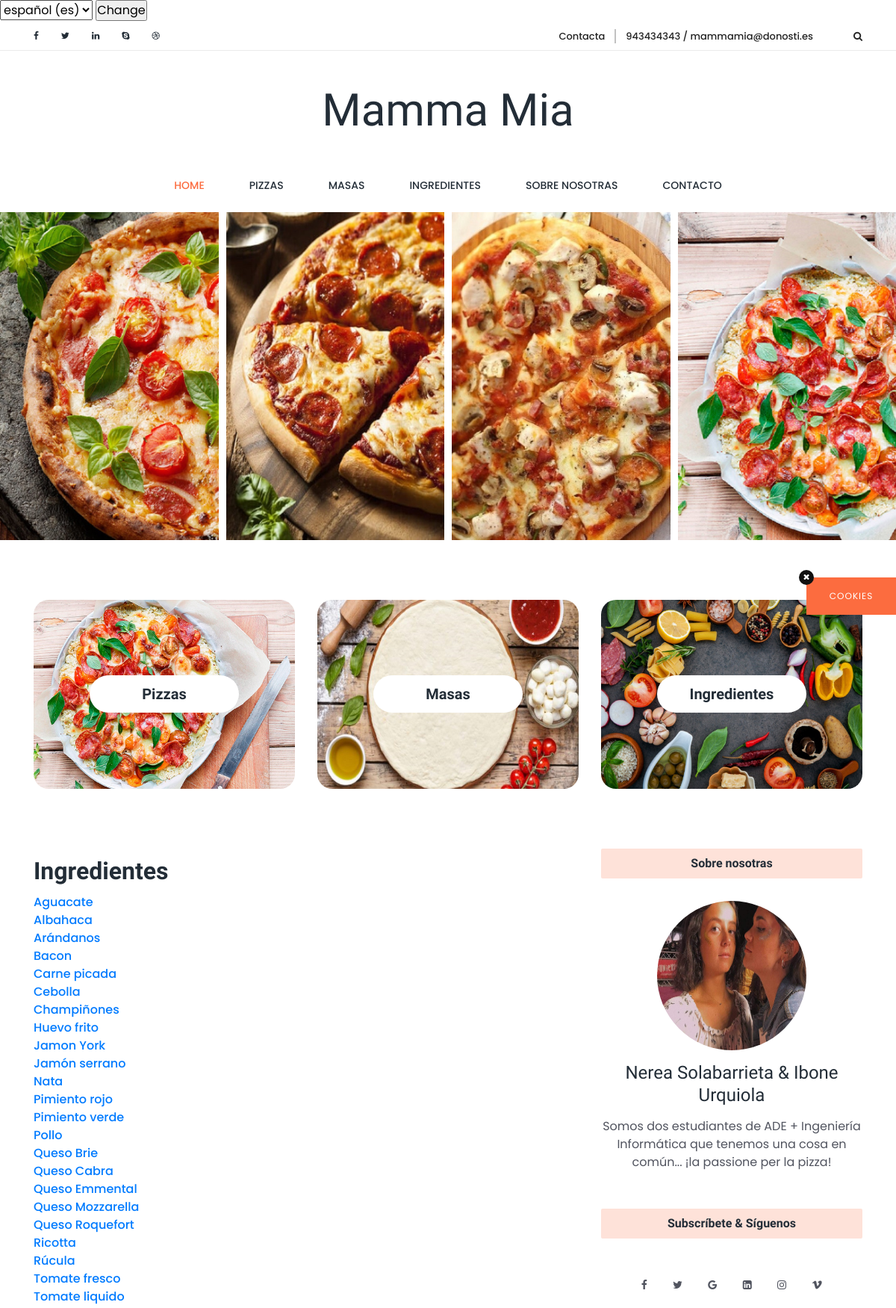
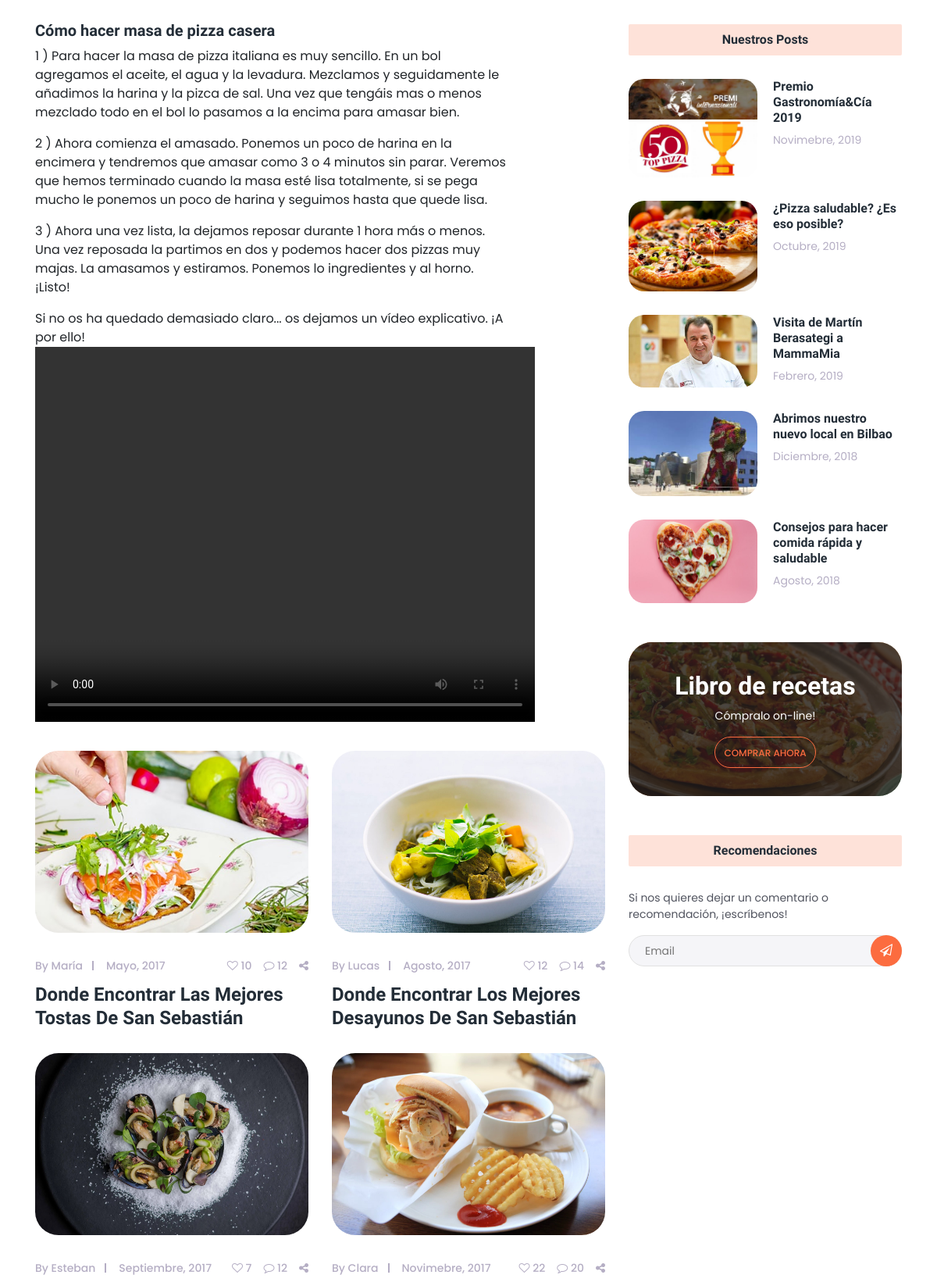
The page /ingredientes/ (upper part) on the database its author committed (2 pictures, top to bottom).
### appMammaMiaDef/models.py (models this page shows, shortened)
class Ingrediente(models.Model):
	nombre = models.CharField(('Nombre'),max_length=40)
	calorias = models.IntegerField(('Calorias'),default =0)

### appMammaMiaDef/views.py (the view)
# urls.py: path('ingredientes/', views.ingredientes, name='ingredientes')
def ingredientes(request):
	ingredientes = get_list_or_404(Ingrediente.objects.order_by('nombre'))
	context = {'lista_ingredientes': ingredientes }
	return render(request, 'ingredientes.html', context)

### appMammaMiaDef/templates/ingredientes.html (shortened to what this page needs)
{% extends 'base.html' %}
{% block contenido %}
<h2>Ingredientes</h2>
{% if lista_ingredientes %}
	<ul>
	{% for d in lista_ingredientes %}
		<li>
		    <a href="{% url 'detailIng' d.id %}">{{ d.nombre}}</a>
		</li>
	{% endfor %}
	</ul>
{% else %}
<p>No hay ingredientes creados.</p>
{% endif %}
{% endblock %}

### rows shown on the page
Ingrediente: nombre "Aguacate"
Ingrediente: nombre "Albahaca"
Ingrediente: nombre "Arándanos"
Ingrediente: nombre "Bacon"
Ingrediente: nombre "Carne picada"
Ingrediente: nombre "Cebolla"
Ingrediente: nombre "Champiñones"
Ingrediente: nombre "Huevo frito"
Ingrediente: nombre "Jamon York"
Ingrediente: nombre "Jamón serrano"
Ingrediente: nombre "Nata"
Ingrediente: nombre "Pimiento rojo"
Ingrediente: nombre "Pimiento verde"
Ingrediente: nombre "Pollo"
Ingrediente: nombre "Queso Brie"
Ingrediente: nombre "Queso Cabra"
Ingrediente: nombre "Queso Emmental"
Ingrediente: nombre "Queso Mozzarella"
Ingrediente: nombre "Queso Roquefort"
Ingrediente: nombre "Ricotta"
Ingrediente: nombre "Rúcula"
Ingrediente: nombre "Tomate fresco"
Ingrediente: nombre "Tomate liquido"

### other values the page prints
form field language "español (es)"
